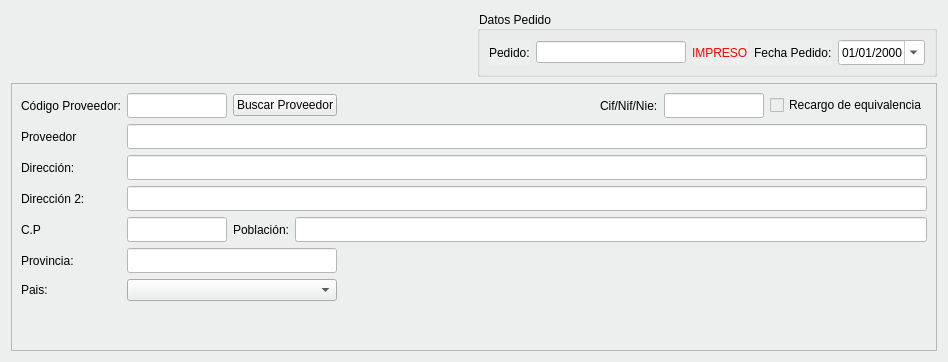
     <widget class="QWidget" name="tab_5">
      <property name="styleSheet">
       <string notr="true">background-color: #ecefed;</string>
      </property>
      <attribute name="title">
       <string>Cabecera Pedido</string>
      </attribute>
      <layout class="QGridLayout" name="gridLayout_2">
       <item row="0" column="1">
        <widget class="QGroupBox" name="groupBox_4">
         <property name="maximumSize">
          <size>
           <width>482</width>
           <height>16777215</height>
          </size>
         </property>
         <property name="title">
          <string>Datos Pedido</string>
         </property>
         <layout class="QHBoxLayout" name="horizontalLayout_6">
          <item>
           <widget class="QLabel" name="lblnumalb">
            <property name="text">
             <string>Pedido:</string>
            </property>
           </widget>
          </item>
          <item>
           <widget class="QLineEdit" name="txtpedido">
            <property name="styleSheet">
             <string notr="true">background-color: rgb(255, 255, 255);</string>
            </property>
           </widget>
          </item>
          <item>
           <widget class="QLabel" name="lbimpreso">
            <property name="styleSheet">
             <string notr="true">color: rgb(255, 0, 0);</string>
            </property>
            <property name="text">
             <string>IMPRESO</string>
            </property>
           </widget>
          </item>
          <item>
           <widget class="QLabel" name="label">
            <property name="text">
             <string>Fecha Pedido:</string>
            </property>
           </widget>
          </item>
          <item>
           <widget class="QDateEdit" name="txtfecha">
            <property name="minimumSize">
             <size>
              <width>0</width>
              <height>25</height>
             </size>
            </property>
            <property name="styleSheet">
             <string notr="true">background-color: rgb(255, 255, 255);</string>
            </property>
            <property name="displayFormat">
             <string>dd/MM/yyyy</string>
            </property>
            <property name="calendarPopup">
             <bool>true</bool>
            </property>
           </widget>
          </item>
         </layout>
        </widget>
       </item>
       <item row="0" column="0">
        <spacer name="horizontalSpacer_5">
         <property name="orientation">
          <enum>Qt::Horizontal</enum>
         </property>
         <property name="sizeHint" stdset="0">
          <size>
           <width>40</width>
           <height>20</height>
          </size>
         </property>
        </spacer>
       </item>
       <item row="1" column="0" colspan="2">
        <widget class="QFrame" name="frame_5">
         <property name="frameShape">
          <enum>QFrame::StyledPanel</enum>
         </property>
         <property name="frameShadow">
          <enum>QFrame::Raised</enum>
         </property>
         <layout class="QGridLayout" name="gridLayout">
          <item row="0" column="2" colspan="2">
           <widget class="QPushButton" name="botBuscarCliente">
            <property name="text">
             <string>Buscar Proveedor</string>
            </property>
            <property name="icon">
             <iconset resource="../maya.qrc">
              <normaloff>:/Icons/PNG/search.png</normaloff>:/Icons/PNG/search.png</iconset>
            </property>
           </widget>
          </item>
          <item row="0" column="0">
           <widget class="QLabel" name="label_3">
            <property name="text">
             <string>Código Proveedor:</string>
            </property>
           </widget>
          </item>
          <item row="5" column="0">
           <widget class="QLabel" name="label_13">
            <property name="text">
             <string>Provincia:</string>
            </property>
           </widget>
          </item>
          <item row="1" column="0">
           <widget class="QLabel" name="label_4">
            <property name="text">
             <string>Proveedor</string>
            </property>
           </widget>
          </item>
          <item row="7" column="6">
           <spacer name="verticalSpacer_2">
            <property name="orientation">
             <enum>Qt::Vertical</enum>
            </property>
            <property name="sizeHint" stdset="0">
             <size>
              <width>20</width>
              <height>40</height>
             </size>
            </property>
           </spacer>
          </item>
          <item row="3" column="0">
           <widget class="QLabel" name="label_6">
            <property name="text">
             <string>Dirección 2:</string>
            </property>
           </widget>
          </item>
          <item row="4" column="1">
           <widget class="QLineEdit" name="txtcp">
            <property name="minimumSize">
             <size>
              <width>0</width>
              <height>25</height>
             </size>
            </property>
            <property name="maximumSize">
             <size>
              <width>100</width>
              <height>16777215</height>
             </size>
            </property>
            <property name="styleSheet">
             <string notr="true">background-color: rgb(255, 255, 255);</string>
            </property>
           </widget>
          </item>
          <item row="0" column="6">
           <widget class="QLineEdit" name="txtcif">
            <property name="minimumSize">
             <size>
              <width>0</width>
              <height>25</height>
             </size>
            </property>
            <property name="maximumSize">
             <size>
              <width>100</width>
              <height>16777215</height>
             </size>
            </property>
            <property name="styleSheet">
             <string notr="true">background-color: rgb(255, 255, 255);</string>
            </property>
           </widget>
          </item>
          <item row="4" column="3" colspan="5">
           <widget class="QLineEdit" name="txtpoblacion">
            <property name="sizePolicy">
             <sizepolicy hsizetype="Expanding" vsizetype="Fixed">
              <horstretch>0</horstretch>
              <verstretch>0</verstretch>
             </sizepolicy>
            </property>
            <property name="minimumSize">
             <size>
              <width>0</width>
              <height>25</height>
             </size>
            </property>
            <property name="styleSheet">
             <string notr="true">background-color: rgb(255, 255, 255);</string>
            </property>
           </widget>
          </item>
          <item row="2" column="0">
           <widget class="QLabel" name="label_5">
            <property name="text">
             <string>Dirección:</string>
            </property>
           </widget>
          </item>
          <item row="6" column="0">
           <widget class="QLabel" name="label_14">
            <property name="text">
             <string>Pais:</string>
            </property>
           </widget>
          </item>
          <item row="0" column="1">
           <widget class="QLineEdit" name="txtcodigo_proveedor">
            <property name="minimumSize">
             <size>
              <width>0</width>
              <height>25</height>
             </size>
            </property>
            <property name="maximumSize">
             <size>
              <width>100</width>
              <height>16777215</height>
             </size>
            </property>
            <property name="styleSheet">
             <string notr="true">background-color: rgb(255, 255, 255);</string>
            </property>
           </widget>
          </item>
          <item row="0" column="5">
           <widget class="QLabel" name="label_15">
            <property name="text">
             <string>Cif/Nif/Nie:</string>
            </property>
           </widget>
          </item>
          <item row="0" column="7">
           <widget class="QCheckBox" name="chklporc_rec">
            <property name="text">
             <string>Recargo de equivalencia</string>
            </property>
           </widget>
          </item>
          <item row="2" column="1" colspan="7">
           <widget class="QLineEdit" name="txtdireccion1">
            <property name="minimumSize">
             <size>
              <width>0</width>
              <height>25</height>
             </size>
            </property>
            <property name="styleSheet">
             <string notr="true">background-color: rgb(255, 255, 255);</string>
            </property>
           </widget>
          </item>
          <item row="4" column="2">
           <widget class="QLabel" name="label_7">
            <property name="text">
             <string>Población:</string>
            </property>
           </widget>
          </item>
          <item row="3" column="1" colspan="7">
           <widget class="QLineEdit" name="txtdireccion2">
            <property name="minimumSize">
             <size>
              <width>0</width>
              <height>25</height>
             </size>
            </property>
            <property name="styleSheet">
             <string notr="true">background-color: rgb(255, 255, 255);</string>
            </property>
           </widget>
          </item>
          <item row="6" column="1" colspan="3">
           <widget class="QComboBox" name="combo_pais"/>
          </item>
          <item row="1" column="1" colspan="7">
           <widget class="QLineEdit" name="txtproveedor">
            <property name="minimumSize">
             <size>
              <width>0</width>
              <height>25</height>
             </size>
            </property>
            <property name="styleSheet">
             <string notr="true">background-color: rgb(255, 255, 255);</string>
            </property>
           </widget>
          </item>
          <item row="0" column="4">
           <spacer name="horizontalSpacer_3">
            <property name="orientation">
             <enum>Qt::Horizontal</enum>
            </property>
            <property name="sizeHint" stdset="0">
             <size>
              <width>251</width>
              <height>20</height>
             </size>
            </property>
           </spacer>
          </item>
          <item row="5" column="1" colspan="3">
           <widget class="QLineEdit" name="txtprovincia">
            <property name="minimumSize">
             <size>
              <width>0</width>
              <height>25</height>
             </size>
            </property>
            <property name="maximumSize">
             <size>
              <width>16777215</width>
              <height>16777215</height>
             </size>
            </property>
            <property name="styleSheet">
             <string notr="true">background-color: rgb(255, 255, 255);</string>
            </property>
           </widget>
          </item>
          <item row="4" column="0">
           <widget class="QLabel" name="label_32">
            <property name="text">
             <string>C.P</string>
            </property>
           </widget>
          </item>
         </layout>
        </widget>
       </item>
      </layout>
     </widget>
